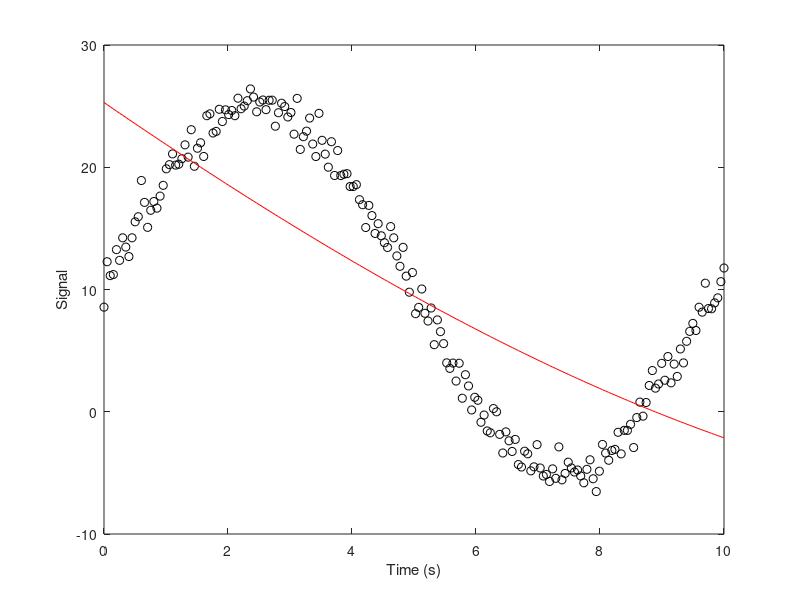

Recreate this plot in MATLAB.
clear all;
clf;
%Create x and y values
xdata = linspace(0, 10, 200);
ydata = 10 + 15.*sin(xdata*2/pi) + randn(1, length(xdata));
 
%Define the exponential model
my_fun = @(p) sum( (ydata - (p(1) + p(2).*cos(p(4)-xdata / p(3)))).^2);
 
%Function to evaluate the model. In this case we need to provide the error
%funtion: error sum of squares
fun_eval = @(p, t) p(1) + p(2).*cos(p(4) -t / p(3));
 
%Inital guesses
p0 = [min(ydata), max(ydata) - min(ydata), xdata(end) / 3, xdata(end) / 3]
 
%Nonlinear fit
result = fminsearch(my_fun, p0);
 
plot(xdata, ydata, 'ko')
hold on
plot(xdata, fun_eval(result, xdata), 'r')
xlabel('Time (s)')
ylabel('Signal')